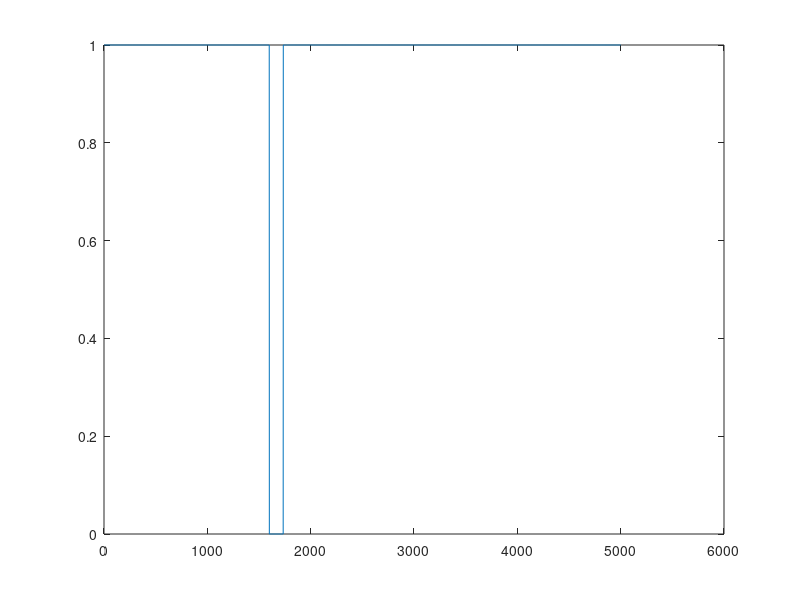
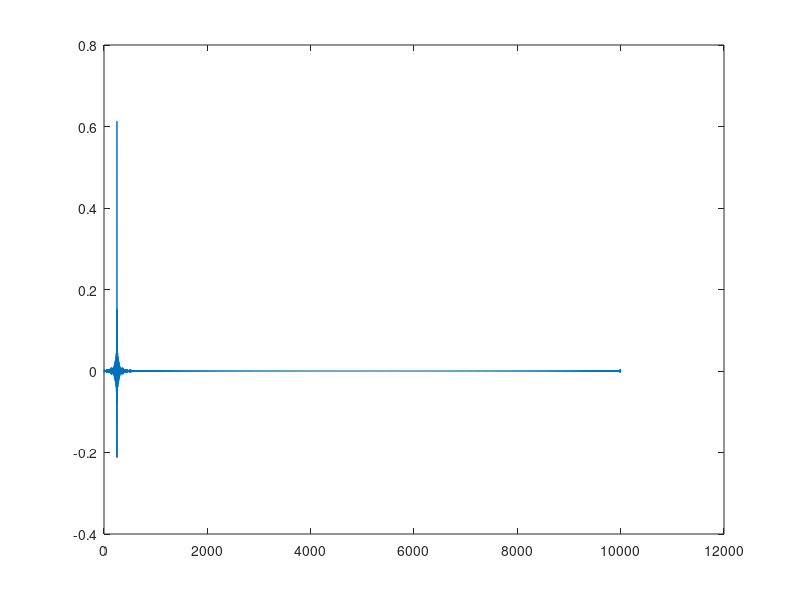
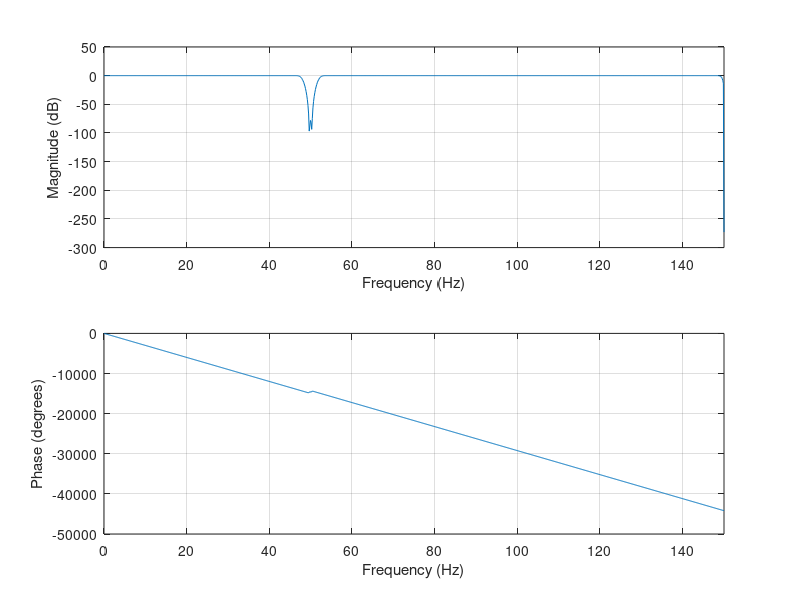

These charts were generated, in order, by the following MATLAB code:


%h_w = 1*abs(w) < wc;

% si multiplico h(t) por una ventana puedo recortarla.
% el problema es que h(t) esta centrada entonces el sistema es no causal
% entonces deberia  desplazarla todo al eje + para que lo sea
% desventaja: hayt que hacer todo en lapiz y papel

% alternativa:
% la parte de generar H(w) y pasarla a h(t); lo hago
% lo hago usando versiones discretizadas, es decir, en vez de usar H(w) continua
% la genero muestreo, y si es una respuesta en frecuencia muestreada, puedo obtener
% la transformada de fourier inversa para obtener h[n]. Desventaja
% al usar la ifft y eso hace que que tengamos una version periorizada de h(t).
% Primero debo pasarle la funcion h(w) con la parte positiva primero y despues los tiempos negativos
% tambien aparece el fenomeno de aliasing temproal.

% Una forma de reducir el aliasing temporal que se produce al usar la transformada de fourier discreta
% Es el muestreo que yo haga en fm sea con muchas muestras.
% 

% tambien en vez de agarrar a la trasnformada y pegar la parte negativa delante de la postivia
% lo que se puede realizar es un retardo temporal en la respuesta deseada.
% En la guia de fourier, si utilizamos la regla de desplazamiento temporal.
% entonces si yo a la respuesta que tengo la multiplico por una expónencial puedo correr la grafica a donde yo quiera
% esta es la forma de corregir para hacerla causal.!!!!

% Repasemos el metodo de diseño de la teoria de filtros FIR

% eespecificamos el modulo y la fase para el filtro que deseaños
% 2 muestreamos dde la respuesta en frecuencia
% 3 aplicamos TDF inversa
% 4 truncamos temporalmente
% 5 corregimos amplitud
% 6 corregir causalidad

% debemos usar las distintas ventanas.
% notar las diferencias entre los lobulos centrales y laterales para cada ventana y ver los efectos que da

% Uso de la TDF para calcular h_d[n] (la respuesta al impulso temporal)
% necesitamos que el tamaño de muestras que hacemos ebn el muestreo de la respuesta deseada
% sea mucho mas grande que el tamaño N del filtro ... M>>N. 
% COnsideracion M = 10N
% nos aseguramos que al periodisarse la respuesta al impulso la copia este mas lejos y me perturve menos
% Para modificar el retardo multiplicamos por una exponencial

% RESUMEN:
% Resumen: Diseño FIR por Fourier y ventaneo
% 1. Especificación de los requerimientos (módulo, o mód. y fase)
% 2. Muestreo de la respuesta en frecuencia, M = 10N
% 3. Aplicación de la TDF inversa
% 4. Corrección para obtener la causalidad (si no se uso la fase)
% 5. Truncado temporal (ventanas temporales)
% 6. Corrección de amplitud (si se atenuó por demás)

fm=300; %frecuencia de muestreo
fr=50; %frecuencia de rechazo

%N=11; %longitud de filtro deseado
N=500;
M=10*N %Longitud de la respuesta en frecuencia deseada para frecuencias positivas
MTot= 2*M+1; %M para frecuencias positivas, Mpara frecuencias negativas , 1 para frecuencia 0
df=fm/(MTot); %deltaf para la resolucion frecuencial

%Construccion de la respuesta de magnitud
MD=ones(1,M+1);
n1=fix(fr/df); %calculo a que muestra corresponde la frecuencia fr
np=n1+1; %le sumo 1 para compensar el indexado desde 1
%nn=M-n1+1; %calculo la muestra en la que aparaece en la parte de frecuencias negativas

% ceil redondea hacia arriba
nm=ceil(2/df) %numero de muestras para cada lado correspondiente a 2Hz para cada lado

MD(np-nm:np+nm)=0; %Pongo ceros en la frecuencia deseada y una muestra para cada lado (ancho de banda de rechazo =4 HZ)
%MD(nn-nmnn+nm)=0; %lo mismo pero para frecuencias negativas

figure
plot(MD) #todos 1 menos en el rango que definimos 0


%Respuesta de fase: incluye un retarde de (N-1)/2 muestras
ph=exp(-j*2*pi*((N-1)/2)*[0:M]/(MTot));
%ph=[ph conj/fliplr(ph(2:end))];


%Respuesta deseada completa
R=MD.*ph;

%Parte de frecuencias negativas
R=[R conj(R(end:-1:2))];

h=real(ifft(R));
figure
plot(h)

figure
%hf=h(1:N).*hamming(N).';
%hf=h(1:N).*hanning(N).';
%hf=h(1:N).*boxcar(N).';
hf=h(1:N).*blackman(N).';

stem(hf)
hold on
freqz(hf,1,1000,fm); % con freqz veo la respuesta del filtro en frecuencia.
